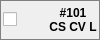
<?xml version="1.0" encoding="UTF-8"?>
<ui version="4.0">
 <class>WGroupReserveRect</class>
 <widget class="QWidget" name="WGroupReserveRect">
  <property name="geometry">
   <rect>
    <x>0</x>
    <y>0</y>
    <width>100</width>
    <height>40</height>
   </rect>
  </property>
  <property name="minimumSize">
   <size>
    <width>100</width>
    <height>40</height>
   </size>
  </property>
  <property name="maximumSize">
   <size>
    <width>150</width>
    <height>40</height>
   </size>
  </property>
  <property name="font">
   <font>
    <pointsize>8</pointsize>
   </font>
  </property>
  <property name="windowTitle">
   <string>Form</string>
  </property>
  <property name="autoFillBackground">
   <bool>true</bool>
  </property>
  <layout class="QHBoxLayout" name="horizontalLayout">
   <property name="spacing">
    <number>1</number>
   </property>
   <property name="leftMargin">
    <number>0</number>
   </property>
   <property name="topMargin">
    <number>0</number>
   </property>
   <property name="rightMargin">
    <number>0</number>
   </property>
   <property name="bottomMargin">
    <number>0</number>
   </property>
   <item>
    <widget class="QFrame" name="frame">
     <property name="styleSheet">
      <string notr="true">QFrame#frame {border: 1px solid gray;}</string>
     </property>
     <property name="frameShape">
      <enum>QFrame::Box</enum>
     </property>
     <property name="frameShadow">
      <enum>QFrame::Plain</enum>
     </property>
     <layout class="QHBoxLayout" name="horizontalLayout_2">
      <property name="spacing">
       <number>2</number>
      </property>
      <property name="leftMargin">
       <number>2</number>
      </property>
      <property name="topMargin">
       <number>0</number>
      </property>
      <property name="rightMargin">
       <number>2</number>
      </property>
      <property name="bottomMargin">
       <number>0</number>
      </property>
      <item>
       <widget class="QCheckBox" name="chSelected">
        <property name="text">
         <string/>
        </property>
        <property name="checked">
         <bool>false</bool>
        </property>
        <property name="tristate">
         <bool>false</bool>
        </property>
       </widget>
      </item>
      <item>
       <widget class="QLabel" name="lbRoom">
        <property name="sizePolicy">
         <sizepolicy hsizetype="Minimum" vsizetype="Minimum">
          <horstretch>0</horstretch>
          <verstretch>0</verstretch>
         </sizepolicy>
        </property>
        <property name="minimumSize">
         <size>
          <width>0</width>
          <height>0</height>
         </size>
        </property>
        <property name="maximumSize">
         <size>
          <width>100000</width>
          <height>100000</height>
         </size>
        </property>
        <property name="font">
         <font>
          <bold>true</bold>
         </font>
        </property>
        <property name="text">
         <string>#101
CS CV L</string>
        </property>
        <property name="alignment">
         <set>Qt::AlignCenter</set>
        </property>
       </widget>
      </item>
     </layout>
    </widget>
   </item>
  </layout>
 </widget>
 <resources/>
 <connections/>
</ui>
